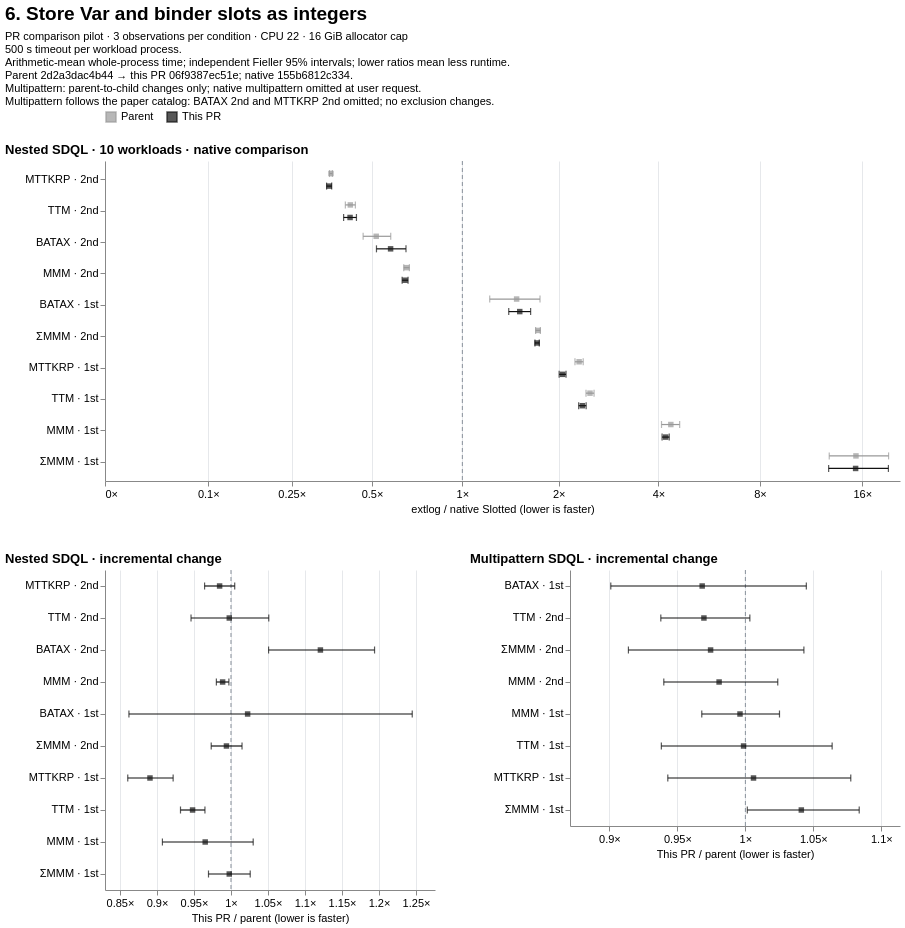

The specification (Vega-Lite) saved for this image:
### Vega-Lite specification from a JSON file in a GitHub repository (floating-point values rounded to 4 significant figures)
{"$schema": "https://vega.github.io/schema/vega-lite/v6.json", "background": "white", "title": {"text": "6. Store Var and binder slots as integers", "anchor": "start", "fontSize": 19, "subtitle": ["PR comparison pilot · 3 observations per condition · CPU 22 · 16 GiB allocator cap", "500 s timeout per workload process.", "Arithmetic-mean whole-process time; independent Fieller 95% intervals; lower ratios mean less runtime.", "Parent 2d2a3dac4b44 → this PR 06f9387ec51e; native 155b6812c334.", "Multipattern: parent-to-child changes only; native multipattern omitted at user request.", "Multipattern follows the paper catalog: BATAX 2nd and MTTKRP 2nd omitted; no exclusion changes."], "subtitleFontSize": 11, "subtitlePadding": 7}, "vconcat": [{"title": {"text": "Nested SDQL · 10 workloads · native comparison", "anchor": "start"}, "width": 795, "height": 320, "data": {"values": [{"file_path": "benchmarks/slotted/inputs/sdql/batax_1st-44rules.egg", "logical_id": "sha256:a54ad7e75e98f1e8e03f3cd6930d96e882fb9111af797b6474cdb3423f804bcf", "metric": "wall_sec", "baseline": {"point": 57.27, "ci_low": 54.44, "ci_high": 60.1}, "candidate": {"point": 84.96, "ci_low": 70.38, "ci_high": 99.53}, "ratio": 1.483, "ci_low": 1.222, "ci_high": 1.752, "issue": null, "result_class": "higher", "workload": "BATAX · 1st", "series": "Parent"}, {"file_path": "benchmarks/slotted/inputs/sdql/batax_2nd-44rules.egg", "logical_id": "sha256:672f41d86108caebad81453f4e5a294e3f6902364e2d1dc98caa4a33fd863fec", "metric": "wall_sec", "baseline": {"point": 90.46, "ci_low": 81.1, "ci_high": 99.82}, "candidate": {"point": 46.78, "ci_low": 45.03, "ci_high": 48.53}, "ratio": 0.5171, "ci_low": 0.4653, "ci_high": 0.5802, "issue": null, "result_class": "lower", "workload": "BATAX · 2nd", "series": "Parent"}, {"file_path": "benchmarks/slotted/inputs/sdql/mmm_1st-44rules.egg", "logical_id": "sha256:f1a4e04893e22ebe1e75028b0458b41a6bfc4375a598bfdfdc3014f2d33524b6", "metric": "wall_sec", "baseline": {"point": 0.07841, "ci_low": 0.07721, "ci_high": 0.0796}, "candidate": {"point": 0.3415, "ci_low": 0.3209, "ci_high": 0.3621}, "ratio": 4.356, "ci_low": 4.086, "ci_high": 4.628, "issue": null, "result_class": "higher", "workload": "MMM · 1st", "series": "Parent"}, {"file_path": "benchmarks/slotted/inputs/sdql/mmm_2nd-44rules.egg", "logical_id": "sha256:7a6b9da8fd10903379abd51ebc36b350c4237ed3e855bd5d2ba9ac437dd0998a", "metric": "wall_sec", "baseline": {"point": 3.314, "ci_low": 3.242, "ci_high": 3.385}, "candidate": {"point": 2.175, "ci_low": 2.167, "ci_high": 2.183}, "ratio": 0.6564, "ci_low": 0.6423, "ci_high": 0.671, "issue": null, "result_class": "lower", "workload": "MMM · 2nd", "series": "Parent"}, {"file_path": "benchmarks/slotted/inputs/sdql/mmm_sum_1st-44rules.egg", "logical_id": "sha256:918887cd59eed90681b1a2c9e320d8aa945df69df8712a79c7545c766943fd90", "metric": "wall_sec", "baseline": {"point": 0.01117, "ci_low": 0.008961, "ci_high": 0.01337}, "candidate": {"point": 0.1712, "ci_low": 0.1693, "ci_high": 0.1731}, "ratio": 15.33, "ci_low": 12.8, "ci_high": 19.11, "issue": null, "result_class": "higher", "workload": "ΣMMM · 1st", "series": "Parent"}, {"file_path": "benchmarks/slotted/inputs/sdql/mmm_sum_2nd-44rules.egg", "logical_id": "sha256:d72a2dec36974b60f39b8b47c2801b6fb2ccc5f709e5012a20d335c26e7d3534", "metric": "wall_sec", "baseline": {"point": 0.3331, "ci_low": 0.331, "ci_high": 0.3352}, "candidate": {"point": 0.5753, "ci_low": 0.5664, "ci_high": 0.5842}, "ratio": 1.727, "ci_low": 1.698, "ci_high": 1.756, "issue": null, "result_class": "higher", "workload": "ΣMMM · 2nd", "series": "Parent"}, {"file_path": "benchmarks/slotted/inputs/sdql/mttkrp_1st-44rules.egg", "logical_id": "sha256:78ba1df06cfada4d79a719cc6c4d87116a65da1e83802b8e83cf8cbaefc96c3f", "metric": "wall_sec", "baseline": {"point": 0.2854, "ci_low": 0.2823, "ci_high": 0.2885}, "candidate": {"point": 0.6588, "ci_low": 0.6411, "ci_high": 0.6764}, "ratio": 2.308, "ci_low": 2.242, "ci_high": 2.375, "issue": null, "result_class": "higher", "workload": "MTTKRP · 1st", "series": "Parent"}, {"file_path": "benchmarks/slotted/inputs/sdql/mttkrp_2nd-44rules.egg", "logical_id": "sha256:a2ec4397f62ca91b6d4f01038a2272fd5eaa1580958e515397abdaf7bbdd6066", "metric": "wall_sec", "baseline": {"point": 28.96, "ci_low": 28.67, "ci_high": 29.24}, "candidate": {"point": 10.29, "ci_low": 10.23, "ci_high": 10.36}, "ratio": 0.3555, "ci_low": 0.3513, "ci_high": 0.3597, "issue": null, "result_class": "lower", "workload": "MTTKRP · 2nd", "series": "Parent"}, {"file_path": "benchmarks/slotted/inputs/sdql/ttm_1st-44rules.egg", "logical_id": "sha256:cc81a3b928cf05fe2b52d6cd5bb13d7ab4fdab385216713c62bd1a705c63a0f2", "metric": "wall_sec", "baseline": {"point": 0.18, "ci_low": 0.1756, "ci_high": 0.1843}, "candidate": {"point": 0.4482, "ci_low": 0.4418, "ci_high": 0.4546}, "ratio": 2.49, "ci_low": 2.422, "ci_high": 2.562, "issue": null, "result_class": "higher", "workload": "TTM · 1st", "series": "Parent"}, {"file_path": "benchmarks/slotted/inputs/sdql/ttm_2nd-44rules.egg", "logical_id": "sha256:dc2baf8706632e5e67d813fb05c8560a35caca32d6e4a26cdd83a8ddf36451a1", "metric": "wall_sec", "baseline": {"point": 10.42, "ci_low": 10.11, "ci_high": 10.73}, "candidate": {"point": 4.363, "ci_low": 4.237, "ci_high": 4.489}, "ratio": 0.4188, "ci_low": 0.4017, "ci_high": 0.4366, "issue": null, "result_class": "lower", "workload": "TTM · 2nd", "series": "Parent"}, {"file_path": "benchmarks/slotted/inputs/sdql/batax_1st-44rules.egg", "logical_id": "sha256:a54ad7e75e98f1e8e03f3cd6930d96e882fb9111af797b6474cdb3423f804bcf", "metric": "wall_sec", "baseline": {"point": 57.27, "ci_low": 54.44, "ci_high": 60.1}, "candidate": {"point": 86.87, "ci_low": 81.6, "ci_high": 92.13}, "ratio": 1.517, "ci_low": 1.402, "ci_high": 1.639, "issue": null, "result_class": "higher", "workload": "BATAX · 1st", "series": "This PR"}, {"file_path": "benchmarks/slotted/inputs/sdql/batax_2nd-44rules.egg", "logical_id": "sha256:672f41d86108caebad81453f4e5a294e3f6902364e2d1dc98caa4a33fd863fec", "metric": "wall_sec", "baseline": {"point": 90.46, "ci_low": 81.1, "ci_high": 99.82}, "candidate": {"point": 52.43, "ci_low": 49.72, "ci_high": 55.14}, "ratio": 0.5796, "ci_low": 0.5182, "ci_high": 0.6536, "issue": null, "result_class": "lower", "workload": "BATAX · 2nd", "series": "This PR"}, {"file_path": "benchmarks/slotted/inputs/sdql/mmm_1st-44rules.egg", "logical_id": "sha256:f1a4e04893e22ebe1e75028b0458b41a6bfc4375a598bfdfdc3014f2d33524b6", "metric": "wall_sec", "baseline": {"point": 0.07841, "ci_low": 0.07721, "ci_high": 0.0796}, "candidate": {"point": 0.3296, "ci_low": 0.3233, "ci_high": 0.3359}, "ratio": 4.204, "ci_low": 4.102, "ci_high": 4.308, "issue": null, "result_class": "higher", "workload": "MMM · 1st", "series": "This PR"}, {"file_path": "benchmarks/slotted/inputs/sdql/mmm_2nd-44rules.egg", "logical_id": "sha256:7a6b9da8fd10903379abd51ebc36b350c4237ed3e855bd5d2ba9ac437dd0998a", "metric": "wall_sec", "baseline": {"point": 3.314, "ci_low": 3.242, "ci_high": 3.385}, "candidate": {"point": 2.15, "ci_low": 2.134, "ci_high": 2.167}, "ratio": 0.6489, "ci_low": 0.6344, "ci_high": 0.6641, "issue": null, "result_class": "lower", "workload": "MMM · 2nd", "series": "This PR"}, {"file_path": "benchmarks/slotted/inputs/sdql/mmm_sum_1st-44rules.egg", "logical_id": "sha256:918887cd59eed90681b1a2c9e320d8aa945df69df8712a79c7545c766943fd90", "metric": "wall_sec", "baseline": {"point": 0.01117, "ci_low": 0.008961, "ci_high": 0.01337}, "candidate": {"point": 0.1708, "ci_low": 0.1663, "ci_high": 0.1752}, "ratio": 15.3, "ci_low": 12.75, "ci_high": 19.09, "issue": null, "result_class": "higher", "workload": "ΣMMM · 1st", "series": "This PR"}, {"file_path": "benchmarks/slotted/inputs/sdql/mmm_sum_2nd-44rules.egg", "logical_id": "sha256:d72a2dec36974b60f39b8b47c2801b6fb2ccc5f709e5012a20d335c26e7d3534", "metric": "wall_sec", "baseline": {"point": 0.3331, "ci_low": 0.331, "ci_high": 0.3352}, "candidate": {"point": 0.5718, "ci_low": 0.5638, "ci_high": 0.5798}, "ratio": 1.717, "ci_low": 1.69, "ci_high": 1.743, "issue": null, "result_class": "higher", "workload": "ΣMMM · 2nd", "series": "This PR"}, {"file_path": "benchmarks/slotted/inputs/sdql/mttkrp_1st-44rules.egg", "logical_id": "sha256:78ba1df06cfada4d79a719cc6c4d87116a65da1e83802b8e83cf8cbaefc96c3f", "metric": "wall_sec", "baseline": {"point": 0.2854, "ci_low": 0.2823, "ci_high": 0.2885}, "candidate": {"point": 0.5866, "ci_low": 0.5739, "ci_high": 0.5994}, "ratio": 2.055, "ci_low": 2.006, "ci_high": 2.105, "issue": null, "result_class": "higher", "workload": "MTTKRP · 1st", "series": "This PR"}, {"file_path": "benchmarks/slotted/inputs/sdql/mttkrp_2nd-44rules.egg", "logical_id": "sha256:a2ec4397f62ca91b6d4f01038a2272fd5eaa1580958e515397abdaf7bbdd6066", "metric": "wall_sec", "baseline": {"point": 28.96, "ci_low": 28.67, "ci_high": 29.24}, "candidate": {"point": 10.13, "ci_low": 9.935, "ci_high": 10.33}, "ratio": 0.35, "ci_low": 0.3423, "ci_high": 0.3577, "issue": null, "result_class": "lower", "workload": "MTTKRP · 2nd", "series": "This PR"}, {"file_path": "benchmarks/slotted/inputs/sdql/ttm_1st-44rules.egg", "logical_id": "sha256:cc81a3b928cf05fe2b52d6cd5bb13d7ab4fdab385216713c62bd1a705c63a0f2", "metric": "wall_sec", "baseline": {"point": 0.18, "ci_low": 0.1756, "ci_high": 0.1843}, "candidate": {"point": 0.425, "ci_low": 0.4208, "ci_high": 0.4291}, "ratio": 2.361, "ci_low": 2.301, "ci_high": 2.424, "issue": null, "result_class": "higher", "workload": "TTM · 1st", "series": "This PR"}, {"file_path": "benchmarks/slotted/inputs/sdql/ttm_2nd-44rules.egg", "logical_id": "sha256:dc2baf8706632e5e67d813fb05c8560a35caca32d6e4a26cdd83a8ddf36451a1", "metric": "wall_sec", "baseline": {"point": 10.42, "ci_low": 10.11, "ci_high": 10.73}, "candidate": {"point": 4.353, "ci_low": 4.161, "ci_high": 4.544}, "ratio": 0.4178, "ci_low": 0.3959, "ci_high": 0.4405, "issue": null, "result_class": "lower", "workload": "TTM · 2nd", "series": "This PR"}]}, "encoding": {"x": {"type": "quantitative", "scale": {"type": "symlog", "constant": 0.1, "domain": [0, 20.64], "nice": false}, "axis": {"title": "extlog / native Slotted (lower is faster)", "labelExpr": "format(datum.value,',~f') + '×'", "values": [-64, -16, -4, -1, 0, 0.1, 0.25, 0.5, 1, 2, 4, 8, 16, 32, 64, 128, 256], "labelOverlap": "greedy", "grid": true}}, "y": {"field": "workload", "type": "nominal", "sort": ["MTTKRP · 2nd", "TTM · 2nd", "BATAX · 2nd", "MMM · 2nd", "BATAX · 1st", "ΣMMM · 2nd", "MTTKRP · 1st", "TTM · 1st", "MMM · 1st", "ΣMMM · 1st"], "title": null, "axis": {"labelLimit": 130, "minExtent": 100}}, "yOffset": {"field": "series", "sort": ["Parent", "This PR"], "scale": {"domain": ["Parent", "This PR"]}}, "color": {"field": "series", "type": "nominal", "title": null, "scale": {"domain": ["Parent", "This PR"], "range": ["#999999", "#111111"]}, "legend": {"orient": "top", "symbolType": "square"}}}, "layer": [{"mark": {"type": "rule", "color": "#89919b", "strokeDash": [4, 3]}, "encoding": {"x": {"datum": 1}, "y": {"value": 0}, "y2": {"value": 320}, "yOffset": {"value": 0}, "color": {"value": "#89919b"}}, "transform": [{"aggregate": [{"op": "count", "as": "n"}]}]}, {"mark": {"type": "rule", "strokeWidth": 1.2}, "encoding": {"x": {"field": "ci_low"}, "x2": {"field": "ci_high"}}, "transform": [{"filter": "isValid(datum.ci_low) && isValid(datum.ci_high)"}]}, {"mark": {"type": "tick", "orient": "vertical", "size": 7, "thickness": 1.2}, "encoding": {"x": {"field": "ci_low"}}, "transform": [{"filter": "isValid(datum.ci_low)"}]}, {"mark": {"type": "tick", "orient": "vertical", "size": 7, "thickness": 1.2}, "encoding": {"x": {"field": "ci_high"}}, "transform": [{"filter": "isValid(datum.ci_high)"}]}, {"mark": {"type": "point", "filled": true, "shape": "square", "size": 30}, "encoding": {"x": {"field": "ratio"}, "tooltip": [{"field": "workload"}, {"field": "series"}, {"field": "ratio"}, {"field": "ci_low"}, {"field": "ci_high"}, {"field": "issue"}]}}, {"mark": {"type": "text", "align": "left", "dx": 7, "fontSize": 9}, "encoding": {"x": {"field": "ratio"}, "text": {"field": "issue"}}, "transform": [{"filter": "isValid(datum.issue) && datum.issue !== ''"}]}]}, {"hconcat": [{"title": {"text": "Nested SDQL · incremental change", "anchor": "start"}, "width": 330, "height": 320, "data": {"values": [{"file_path": "benchmarks/slotted/inputs/sdql/batax_1st-44rules.egg", "logical_id": "sha256:a54ad7e75e98f1e8e03f3cd6930d96e882fb9111af797b6474cdb3423f804bcf", "metric": "wall_sec", "baseline": {"point": 84.96, "ci_low": 70.38, "ci_high": 99.53}, "candidate": {"point": 86.87, "ci_low": 81.6, "ci_high": 92.13}, "ratio": 1.022, "ci_low": 0.8621, "ci_high": 1.245, "issue": null, "result_class": "unclear", "workload": "BATAX · 1st", "series": "This PR / parent"}, {"file_path": "benchmarks/slotted/inputs/sdql/batax_2nd-44rules.egg", "logical_id": "sha256:672f41d86108caebad81453f4e5a294e3f6902364e2d1dc98caa4a33fd863fec", "metric": "wall_sec", "baseline": {"point": 46.78, "ci_low": 45.03, "ci_high": 48.53}, "candidate": {"point": 52.43, "ci_low": 49.72, "ci_high": 55.14}, "ratio": 1.121, "ci_low": 1.051, "ci_high": 1.194, "issue": null, "result_class": "higher", "workload": "BATAX · 2nd", "series": "This PR / parent"}, {"file_path": "benchmarks/slotted/inputs/sdql/mmm_1st-44rules.egg", "logical_id": "sha256:f1a4e04893e22ebe1e75028b0458b41a6bfc4375a598bfdfdc3014f2d33524b6", "metric": "wall_sec", "baseline": {"point": 0.3415, "ci_low": 0.3209, "ci_high": 0.3621}, "candidate": {"point": 0.3296, "ci_low": 0.3233, "ci_high": 0.3359}, "ratio": 0.9652, "ci_low": 0.9074, "ci_high": 1.03, "issue": null, "result_class": "unclear", "workload": "MMM · 1st", "series": "This PR / parent"}, {"file_path": "benchmarks/slotted/inputs/sdql/mmm_2nd-44rules.egg", "logical_id": "sha256:7a6b9da8fd10903379abd51ebc36b350c4237ed3e855bd5d2ba9ac437dd0998a", "metric": "wall_sec", "baseline": {"point": 2.175, "ci_low": 2.167, "ci_high": 2.183}, "candidate": {"point": 2.15, "ci_low": 2.134, "ci_high": 2.167}, "ratio": 0.9887, "ci_low": 0.9803, "ci_high": 0.9971, "issue": null, "result_class": "lower", "workload": "MMM · 2nd", "series": "This PR / parent"}, {"file_path": "benchmarks/slotted/inputs/sdql/mmm_sum_1st-44rules.egg", "logical_id": "sha256:918887cd59eed90681b1a2c9e320d8aa945df69df8712a79c7545c766943fd90", "metric": "wall_sec", "baseline": {"point": 0.1712, "ci_low": 0.1693, "ci_high": 0.1731}, "candidate": {"point": 0.1708, "ci_low": 0.1663, "ci_high": 0.1752}, "ratio": 0.9977, "ci_low": 0.9696, "ci_high": 1.026, "issue": null, "result_class": "unclear", "workload": "ΣMMM · 1st", "series": "This PR / parent"}, {"file_path": "benchmarks/slotted/inputs/sdql/mmm_sum_2nd-44rules.egg", "logical_id": "sha256:d72a2dec36974b60f39b8b47c2801b6fb2ccc5f709e5012a20d335c26e7d3534", "metric": "wall_sec", "baseline": {"point": 0.5753, "ci_low": 0.5664, "ci_high": 0.5842}, "candidate": {"point": 0.5718, "ci_low": 0.5638, "ci_high": 0.5798}, "ratio": 0.9939, "ci_low": 0.9733, "ci_high": 1.015, "issue": null, "result_class": "unclear", "workload": "ΣMMM · 2nd", "series": "This PR / parent"}, {"file_path": "benchmarks/slotted/inputs/sdql/mttkrp_1st-44rules.egg", "logical_id": "sha256:78ba1df06cfada4d79a719cc6c4d87116a65da1e83802b8e83cf8cbaefc96c3f", "metric": "wall_sec", "baseline": {"point": 0.6588, "ci_low": 0.6411, "ci_high": 0.6764}, "candidate": {"point": 0.5866, "ci_low": 0.5739, "ci_high": 0.5994}, "ratio": 0.8905, "ci_low": 0.8605, "ci_high": 0.9218, "issue": null, "result_class": "lower", "workload": "MTTKRP · 1st", "series": "This PR / parent"}, {"file_path": "benchmarks/slotted/inputs/sdql/mttkrp_2nd-44rules.egg", "logical_id": "sha256:a2ec4397f62ca91b6d4f01038a2272fd5eaa1580958e515397abdaf7bbdd6066", "metric": "wall_sec", "baseline": {"point": 10.29, "ci_low": 10.23, "ci_high": 10.36}, "candidate": {"point": 10.13, "ci_low": 9.935, "ci_high": 10.33}, "ratio": 0.9846, "ci_low": 0.9643, "ci_high": 1.005, "issue": null, "result_class": "unclear", "workload": "MTTKRP · 2nd", "series": "This PR / parent"}, {"file_path": "benchmarks/slotted/inputs/sdql/ttm_1st-44rules.egg", "logical_id": "sha256:cc81a3b928cf05fe2b52d6cd5bb13d7ab4fdab385216713c62bd1a705c63a0f2", "metric": "wall_sec", "baseline": {"point": 0.4482, "ci_low": 0.4418, "ci_high": 0.4546}, "candidate": {"point": 0.425, "ci_low": 0.4208, "ci_high": 0.4291}, "ratio": 0.9481, "ci_low": 0.9318, "ci_high": 0.9648, "issue": null, "result_class": "lower", "workload": "TTM · 1st", "series": "This PR / parent"}, {"file_path": "benchmarks/slotted/inputs/sdql/ttm_2nd-44rules.egg", "logical_id": "sha256:dc2baf8706632e5e67d813fb05c8560a35caca32d6e4a26cdd83a8ddf36451a1", "metric": "wall_sec", "baseline": {"point": 4.363, "ci_low": 4.237, "ci_high": 4.489}, "candidate": {"point": 4.353, "ci_low": 4.161, "ci_high": 4.544}, "ratio": 0.9977, "ci_low": 0.946, "ci_high": 1.051, "issue": null, "result_class": "unclear", "workload": "TTM · 2nd", "series": "This PR / parent"}]}, "encoding": {"x": {"type": "quantitative", "scale": {"type": "linear", "domain": [0.8298, 1.276], "nice": false}, "axis": {"title": "This PR / parent (lower is faster)", "labelExpr": "format(datum.value,',~f') + '×'", "labelOverlap": "greedy", "grid": true, "tickCount": 7}}, "y": {"field": "workload", "type": "nominal", "sort": ["MTTKRP · 2nd", "TTM · 2nd", "BATAX · 2nd", "MMM · 2nd", "BATAX · 1st", "ΣMMM · 2nd", "MTTKRP · 1st", "TTM · 1st", "MMM · 1st", "ΣMMM · 1st"], "title": null, "axis": {"labelLimit": 130, "minExtent": 100}}, "color": {"value": "#111111"}}, "layer": [{"mark": {"type": "rule", "color": "#89919b", "strokeDash": [4, 3]}, "encoding": {"x": {"datum": 1}, "y": {"value": 0}, "y2": {"value": 320}, "yOffset": {"value": 0}, "color": {"value": "#89919b"}}, "transform": [{"aggregate": [{"op": "count", "as": "n"}]}]}, {"mark": {"type": "rule", "strokeWidth": 1.2}, "encoding": {"x": {"field": "ci_low"}, "x2": {"field": "ci_high"}}, "transform": [{"filter": "isValid(datum.ci_low) && isValid(datum.ci_high)"}]}, {"mark": {"type": "tick", "orient": "vertical", "size": 7, "thickness": 1.2}, "encoding": {"x": {"field": "ci_low"}}, "transform": [{"filter": "isValid(datum.ci_low)"}]}, {"mark": {"type": "tick", "orient": "vertical", "size": 7, "thickness": 1.2}, "encoding": {"x": {"field": "ci_high"}}, "transform": [{"filter": "isValid(datum.ci_high)"}]}, {"mark": {"type": "point", "filled": true, "shape": "square", "size": 30}, "encoding": {"x": {"field": "ratio"}, "tooltip": [{"field": "workload"}, {"field": "series"}, {"field": "ratio"}, {"field": "ci_low"}, {"field": "ci_high"}, {"field": "issue"}]}}, {"mark": {"type": "text", "align": "left", "dx": 7, "fontSize": 9}, "encoding": {"x": {"field": "ratio"}, "text": {"field": "issue"}}, "transform": [{"filter": "isValid(datum.issue) && datum.issue !== ''"}]}]}, {"title": {"text": "Multipattern SDQL · incremental change", "anchor": "start"}, "width": 330, "height": 256, "data": {"values": [{"file_path": "benchmarks/slotted/inputs/sdql/batax_1st-44rules.egg", "logical_id": "sha256:a54ad7e75e98f1e8e03f3cd6930d96e882fb9111af797b6474cdb3423f804bcf", "metric": "wall_sec", "baseline": {"point": 81.61, "ci_low": 75.95, "ci_high": 87.28}, "candidate": {"point": 79.02, "ci_low": 77.02, "ci_high": 81.03}, "ratio": 0.9682, "ci_low": 0.901, "ci_high": 1.045, "issue": null, "result_class": "unclear", "workload": "BATAX · 1st", "series": "This PR / parent"}, {"file_path": "benchmarks/slotted/inputs/sdql/mmm_1st-44rules.egg", "logical_id": "sha256:f1a4e04893e22ebe1e75028b0458b41a6bfc4375a598bfdfdc3014f2d33524b6", "metric": "wall_sec", "baseline": {"point": 0.4242, "ci_low": 0.415, "ci_high": 0.4334}, "candidate": {"point": 0.4225, "ci_low": 0.4146, "ci_high": 0.4304}, "ratio": 0.996, "ci_low": 0.9679, "ci_high": 1.025, "issue": null, "result_class": "unclear", "workload": "MMM · 1st", "series": "This PR / parent"}, {"file_path": "benchmarks/slotted/inputs/sdql/mmm_2nd-44rules.egg", "logical_id": "sha256:7a6b9da8fd10903379abd51ebc36b350c4237ed3e855bd5d2ba9ac437dd0998a", "metric": "wall_sec", "baseline": {"point": 5.587, "ci_low": 5.39, "ci_high": 5.785}, "candidate": {"point": 5.479, "ci_low": 5.348, "ci_high": 5.61}, "ratio": 0.9807, "ci_low": 0.94, "ci_high": 1.024, "issue": null, "result_class": "unclear", "workload": "MMM · 2nd", "series": "This PR / parent"}, {"file_path": "benchmarks/slotted/inputs/sdql/mmm_sum_1st-44rules.egg", "logical_id": "sha256:918887cd59eed90681b1a2c9e320d8aa945df69df8712a79c7545c766943fd90", "metric": "wall_sec", "baseline": {"point": 0.18, "ci_low": 0.1733, "ci_high": 0.1867}, "candidate": {"point": 0.1874, "ci_low": 0.1848, "ci_high": 0.1899}, "ratio": 1.041, "ci_low": 1.001, "ci_high": 1.084, "issue": null, "result_class": "higher", "workload": "ΣMMM · 1st", "series": "This PR / parent"}, {"file_path": "benchmarks/slotted/inputs/sdql/mmm_sum_2nd-44rules.egg", "logical_id": "sha256:d72a2dec36974b60f39b8b47c2801b6fb2ccc5f709e5012a20d335c26e7d3534", "metric": "wall_sec", "baseline": {"point": 0.85, "ci_low": 0.795, "ci_high": 0.905}, "candidate": {"point": 0.8282, "ci_low": 0.8176, "ci_high": 0.8388}, "ratio": 0.9744, "ci_low": 0.914, "ci_high": 1.043, "issue": null, "result_class": "unclear", "workload": "ΣMMM · 2nd", "series": "This PR / parent"}, {"file_path": "benchmarks/slotted/inputs/sdql/mttkrp_1st-44rules.egg", "logical_id": "sha256:78ba1df06cfada4d79a719cc6c4d87116a65da1e83802b8e83cf8cbaefc96c3f", "metric": "wall_sec", "baseline": {"point": 1.053, "ci_low": 0.9846, "ci_high": 1.121}, "candidate": {"point": 1.059, "ci_low": 1.043, "ci_high": 1.075}, "ratio": 1.006, "ci_low": 0.9429, "ci_high": 1.078, "issue": null, "result_class": "unclear", "workload": "MTTKRP · 1st", "series": "This PR / parent"}, {"file_path": "benchmarks/slotted/inputs/sdql/ttm_1st-44rules.egg", "logical_id": "sha256:cc81a3b928cf05fe2b52d6cd5bb13d7ab4fdab385216713c62bd1a705c63a0f2", "metric": "wall_sec", "baseline": {"point": 0.5509, "ci_low": 0.5243, "ci_high": 0.5775}, "candidate": {"point": 0.5502, "ci_low": 0.5281, "ci_high": 0.5723}, "ratio": 0.9987, "ci_low": 0.9382, "ci_high": 1.064, "issue": null, "result_class": "unclear", "workload": "TTM · 1st", "series": "This PR / parent"}, {"file_path": "benchmarks/slotted/inputs/sdql/ttm_2nd-44rules.egg", "logical_id": "sha256:dc2baf8706632e5e67d813fb05c8560a35caca32d6e4a26cdd83a8ddf36451a1", "metric": "wall_sec", "baseline": {"point": 10.52, "ci_low": 10.17, "ci_high": 10.86}, "candidate": {"point": 10.19, "ci_low": 10.11, "ci_high": 10.28}, "ratio": 0.9695, "ci_low": 0.9378, "ci_high": 1.003, "issue": null, "result_class": "unclear", "workload": "TTM · 2nd", "series": "This PR / parent"}]}, "encoding": {"x": {"type": "quantitative", "scale": {"type": "linear", "domain": [0.871, 1.114], "nice": false}, "axis": {"title": "This PR / parent (lower is faster)", "labelExpr": "format(datum.value,',~f') + '×'", "labelOverlap": "greedy", "grid": true, "tickCount": 7}}, "y": {"field": "workload", "type": "nominal", "sort": ["BATAX · 1st", "TTM · 2nd", "ΣMMM · 2nd", "MMM · 2nd", "MMM · 1st", "TTM · 1st", "MTTKRP · 1st", "ΣMMM · 1st"], "title": null, "axis": {"labelLimit": 130, "minExtent": 100}}, "color": {"value": "#111111"}}, "layer": [{"mark": {"type": "rule", "color": "#89919b", "strokeDash": [4, 3]}, "encoding": {"x": {"datum": 1}, "y": {"value": 0}, "y2": {"value": 256}, "yOffset": {"value": 0}, "color": {"value": "#89919b"}}, "transform": [{"aggregate": [{"op": "count", "as": "n"}]}]}, {"mark": {"type": "rule", "strokeWidth": 1.2}, "encoding": {"x": {"field": "ci_low"}, "x2": {"field": "ci_high"}}, "transform": [{"filter": "isValid(datum.ci_low) && isValid(datum.ci_high)"}]}, {"mark": {"type": "tick", "orient": "vertical", "size": 7, "thickness": 1.2}, "encoding": {"x": {"field": "ci_low"}}, "transform": [{"filter": "isValid(datum.ci_low)"}]}, {"mark": {"type": "tick", "orient": "vertical", "size": 7, "thickness": 1.2}, "encoding": {"x": {"field": "ci_high"}}, "transform": [{"filter": "isValid(datum.ci_high)"}]}, {"mark": {"type": "point", "filled": true, "shape": "square", "size": 30}, "encoding": {"x": {"field": "ratio"}, "tooltip": [{"field": "workload"}, {"field": "series"}, {"field": "ratio"}, {"field": "ci_low"}, {"field": "ci_high"}, {"field": "issue"}]}}, {"mark": {"type": "text", "align": "left", "dx": 7, "fontSize": 9}, "encoding": {"x": {"field": "ratio"}, "text": {"field": "issue"}}, "transform": [{"filter": "isValid(datum.issue) && datum.issue !== ''"}]}]}], "spacing": 35}], "spacing": 38, "resolve": {"scale": {"color": "shared"}}, "config": {"font": "Arial", "view": {"stroke": null}, "axis": {"labelFontSize": 11, "titleFontSize": 11, "titleFontWeight": "normal", "gridColor": "#e6e8eb"}, "title": {"fontSize": 13}, "legend": {"labelFontSize": 11}}}
